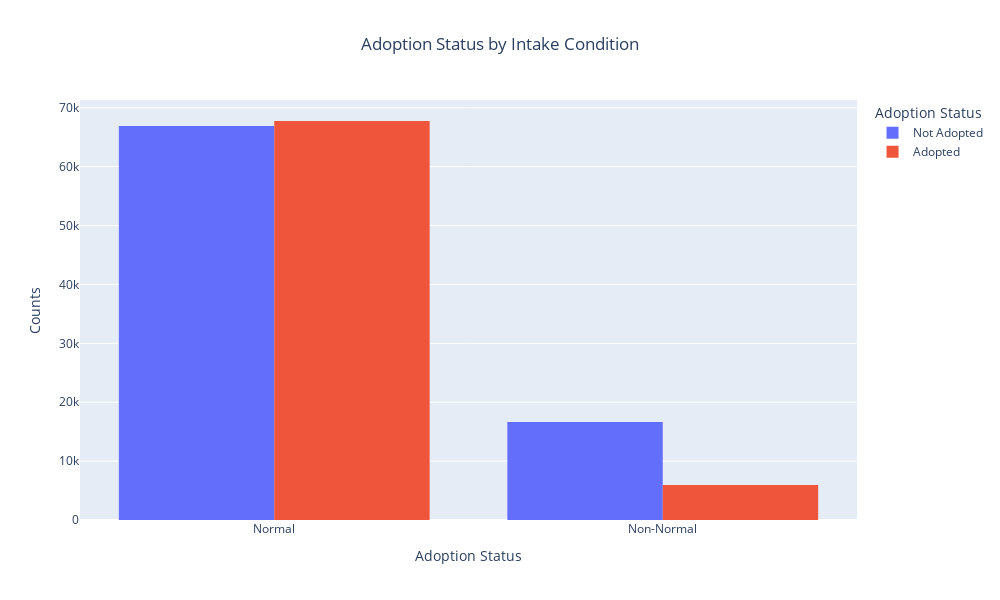

This figure's notebook cell:
### Code cell
fig = px.histogram(condition_research,
             x="intake_cond_binary",
             color="adoption_status",
             barmode = "group",
             title="Adoption Status by Intake Condition")
# fig.update_traces(name="")
fig.update_layout(title_x=0.5,
                  xaxis=dict(title="Adoption Status"),
                  yaxis=dict(title="Counts"),
                  legend_title_text="Adoption Status",
                  height=600,
                  width=1000)


fig.show()

### Figure 1 — Plotly figure (JSON) as saved in the notebook; plotly's stock layout.template omitted (floating-point values rounded to 4 significant figures; data arrays with more than 128 entries replaced by an {"elided": "..."} marker saying what was removed)
{"data": [{"alignmentgroup": "True", "bingroup": "x", "hovertemplate": "adoption_status=Not Adopted<br>intake_cond_binary=%{x}<br>count=%{y}<extra></extra>", "legendgroup": "Not Adopted", "marker": {"color": "#636efa", "pattern": {"shape": ""}}, "name": "Not Adopted", "offsetgroup": "Not Adopted", "orientation": "v", "showlegend": true, "type": "histogram", "x": {"elided": "83525 str values"}, "xaxis": "x", "yaxis": "y"}, {"alignmentgroup": "True", "bingroup": "x", "hovertemplate": "adoption_status=Adopted<br>intake_cond_binary=%{x}<br>count=%{y}<extra></extra>", "legendgroup": "Adopted", "marker": {"color": "#EF553B", "pattern": {"shape": ""}}, "name": "Adopted", "offsetgroup": "Adopted", "orientation": "v", "showlegend": true, "type": "histogram", "x": {"elided": "73709 str values"}, "xaxis": "x", "yaxis": "y"}], "layout": {"barmode": "group", "height": 600, "legend": {"title": {"text": "Adoption Status"}, "tracegroupgap": 0}, "title": {"text": "Adoption Status by Intake Condition", "x": 0.5}, "width": 1000, "xaxis": {"anchor": "y", "domain": [0, 1], "title": {"text": "Adoption Status"}}, "yaxis": {"anchor": "x", "domain": [0, 1], "title": {"text": "Counts"}}}}
